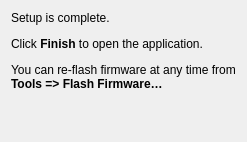
<?xml version="1.0" encoding="UTF-8"?>
<ui version="4.0">
 <class>DonePage</class>
 <widget class="QWizardPage" name="DonePage">
  <property name="title"><string>Setup Complete</string></property>
  <layout class="QVBoxLayout" name="verticalLayout">
   <item>
    <widget class="QLabel" name="done_label">
     <property name="wordWrap"><bool>true</bool></property>
     <property name="text"><string>&lt;p&gt;Setup is complete.&lt;/p&gt;&lt;p&gt;Click &lt;b&gt;Finish&lt;/b&gt; to open the application.&lt;/p&gt;&lt;p&gt;You can re-flash firmware at any time from &lt;b&gt;Tools =&gt; Flash Firmware…&lt;/b&gt;&lt;/p&gt;</string></property>
    </widget>
   </item>
   <item>
    <spacer name="done_spacer">
     <property name="orientation"><enum>Qt::Vertical</enum></property>
     <property name="sizeHint" stdset="0"><size><width>20</width><height>40</height></size></property>
    </spacer>
   </item>
  </layout>
 </widget>
 <resources/>
 <connections/>
</ui>
